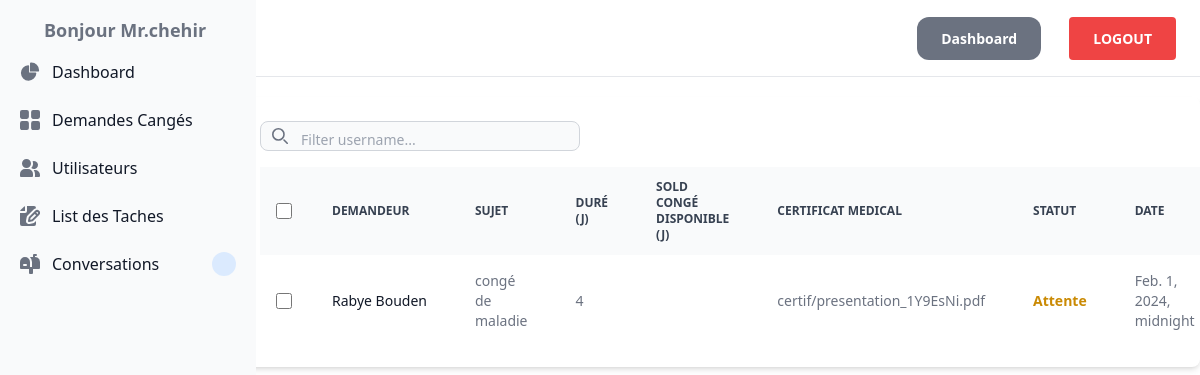
/demande/listc/ (signed in), run on the app's committed database.
### demandeCongee/models.py (models this page shows)
class Cangees(models.Model):
    demandeur = models.ForeignKey(User, related_name= 'Cangees', on_delete=models.CASCADE)
    sujet = models.CharField(max_length=255)
    dure = models.IntegerField()
    certif = models.FileField(upload_to='certif', blank=True, null=True)
    status = models.BooleanField(default=False)
    created_at = models.DateTimeField(auto_now_add=True)

### demandeCongee/views.py (the view)
# urls.py: path('listc/', views.ListConges, name='ListConges'),
@login_required
def ListConges(request):
    congees = Cangees.objects.all().order_by('-created_at')
    return render(request, 'demandeCongee/listCongees.html',{
         'congees' : congees
    })

### demandeCongee/templates/demandeCongee/listCongees.html (shortened to what this page needs)
{% extends 'core/base.html' %}
{% block content %}
<div class="w-4/5 py-5  mx-auto float-right ">
    <div class="relative overflow-x-auto shadow-md sm:rounded-lg px-5 py-5">
       <div class="pb-4 bg-white dark:bg-gray-900">
           <div class="relative mt-1">
               <div class="absolute inset-y-0 rtl:inset-r-0 start-0 flex items-center ps-3 pointer-events-none">
               </div>
               <input type="text" id="filterName" class="block pt-2 ps-10 text-sm text-gray-900 border border-gray-300 rounded-lg w-80 bg-gray-50 focus:ring-blue-500 focus:border-blue-500 dark:bg-gray-700 dark:border-gray-600 dark:placeholder-gray-400 dark:text-white dark:focus:ring-blue-500 dark:focus:border-blue-500" placeholder="Filter username...">
           </div>
       </div>
       {% if request.user.username == 'chehir' %}
       <table class="w-full text-sm text-left rtl:text-right text-gray-500 dark:text-gray-400">
           <thead class="text-xs text-gray-700 uppercase bg-gray-50 dark:bg-gray-700 dark:text-gray-400">
               <tr>
                   <th scope="col" class="p-4">
                       <div class="flex items-center">
                           <input id="checkbox-all-search" type="checkbox" class="w-4 h-4 text-blue-600 bg-gray-100 border-gray-300 rounded focus:ring-blue-500 dark:focus:ring-blue-600 dark:ring-offset-gray-800 dark:focus:ring-offset-gray-800 focus:ring-2 dark:bg-gray-700 dark:border-gray-600">
                       </div>
                   </th>
                   <th scope="col" class="px-6 py-3">
                       Demandeur
                   </th>
                   <th scope="col" class="px-6 py-3">
                       Sujet
                   </th>
                   <th scope="col" class="px-6 py-3">
                       Duré (j)
                   </th>
                   <th scope="col" class="px-6 py-3">
                       sold congé disponible (j)
                   </th>
                   <th scope="col" class="px-6 py-3">
                       Certificat medical
                   </th>
                   <th scope="col" class="px-6 py-3">
                       Statut
                   </th>
                   <th scope="col" class="px-6 py-3">
                       Date
                   </th>
               </tr>
           </thead>
           <tbody>
               {% for cong in congees %}
               <tr class="bg-white dark:bg-gray-800 hover:bg-gray-50 dark:hover:bg-gray-600">
                   <td class="w-4 p-4">
                       <div class="flex items-center">
                           <input id="checkbox-table-3" type="checkbox" class="w-4 h-4 text-blue-600 bg-gray-100 border-gray-300 rounded focus:ring-blue-500 dark:focus:ring-blue-600 dark:ring-offset-gray-800 dark:focus:ring-offset-gray-800 focus:ring-2 dark:bg-gray-700 dark:border-gray-600">
                       </div>
                   </td>
                   <td scope="row" class="px-6 py-4 font-medium text-gray-900 whitespace-nowrap dark:text-white">
                       {{ cong.demandeur.first_name}}  {{ cong.demandeur.last_name}}
                   </td>
                   <td class="px-6 py-4">
                       {{cong.sujet}}
                   </td>
                   <td class="px-6 py-4">
                       {{cong.dure}}
                   </td>
                   <td class="px-6 py-4">
                   </td>
                   <td class="px-6 py-4">
                       {{cong.certif}}
                   </td>
                   <td class="px-6 py-4 {% if cong.status != False %} text-green-600 {% else %} text-yellow-600 {% endif %} font-bold">
                        {% if cong.status != False  %}
                        {{'Approuver'}}
                        {% else %}
                        {{'Attente'}}
                        {% endif %}
                   </td>
                   <td class="px-6 py-4">
                    {{cong.created_at}}
                   </td>
               </tr>
               {% endfor %}
           </tbody>
       </table>
       {% endif %}
   </div>
</div>
{% endblock %}

### core/templates/core/base.html (shortened to what this page needs)
<!DOCTYPE html>
<html lang="en">
<head>
    <script src="https://cdn.tailwindcss.com"></script>
    <link href="https://cdn.jsdelivr.net/npm/tailwindcss@2.2.19/dist/tailwind.min.css" rel="stylesheet">
</head>
<body>
   <nav class="py-6 px-6 flex justify-between items-center border-b border-gray-200">
      <a href="index/" class="text-xl font-semibold">TEST</a>
      <div class="space-x-6">
          <a href="{% url 'core:index' %}" class="px-6 py-3 text-sm font-semibold bg-gray-500 text-white rounded-xl hover:bg-gray-700">Dashboard</a>
          <a href="{% url 'core:custom_logout' %}" class="px-6 py-3 text-sm font-semibold bg-red-500 text-white rounded hover:bg-red-700">LOGOUT</a>
      </div>
  </nav>
     <aside id="separator-sidebar" class="fixed top-0 left-0 z-40 w-64 h-screen transition-transform -translate-x-full sm:translate-x-0" aria-label="Sidebar">
        <div class="h-full px-3 py-4 overflow-y-auto bg-gray-50 dark:bg-gray-800">
           <ul class="space-y-2 font-medium">
            <h2 class=" ms-3 text-lg font-bold text-gray-500 hover:text-gray-500 px-5" >Bonjour Mr.{{ request.user }}</h2>
              <li>
                 <a href=" {% url 'core:index' %} " class="flex items-center p-2 text-gray-900 rounded-lg dark:text-white hover:bg-gray-100 dark:hover:bg-gray-700 group">
                    <span class="ms-3">Dashboard</span>
                 </a>
              </li>
              <li>
                 <a href="{% url 'demandeCongee:ListConges' %}" class="flex items-center p-2 text-gray-900 rounded-lg dark:text-white hover:bg-gray-100 dark:hover:bg-gray-700 group">
                    <span class="flex-1 ms-3 whitespace-nowrap">Demandes Cangés</span>
                 </a>
              </li>
              {% if request.user.username == 'chehir'   %}
              <li>
                 <a href="{% url 'core:getUser' %}" class="flex items-center p-2 text-gray-900 rounded-lg dark:text-white hover:bg-gray-100 dark:hover:bg-gray-700 group">
                    <span class="flex-1 ms-3 whitespace-nowrap">Utilisateurs</span>
                 </a>
              </li>
              <li>
               <a href="{% url 'tache:ListTache' %}" class="flex items-center p-2 text-gray-900 rounded-lg dark:text-white hover:bg-gray-100 dark:hover:bg-gray-700 group">
                  <span class="flex-1 ms-3 whitespace-nowrap">List des Taches</span>
               </a>
            </li>
              {% endif %}
              <li>
               <a href="{% url 'conversation:conver' %}" class="flex items-center p-2 text-gray-900 rounded-lg dark:text-white hover:bg-gray-100 dark:hover:bg-gray-700 group">
                  <span class="flex-1 ms-3 whitespace-nowrap">Conversations</span>
                  <span class="inline-flex items-center justify-center w-3 h-3 p-3 ms-3 text-sm font-medium text-blue-800 bg-blue-100 rounded-full dark:bg-blue-900 dark:text-blue-300">{{convcounts.count}}</span>
               </a>
            </li>
           </ul>
        </div>
     </aside>
        {% block content %}
        {% endblock %}
  </body>
</html>

### data on the page
Cangees: demandeur.first_name "Rabye", demandeur.last_name "Bouden", sujet "congé de maladie", dure "4", certif "certif/presentation_1Y9EsNi.pdf", value "Attente", created_at "Feb. 1, 2024, midnight"

### other printed values
{{ request.user }} "chehir"
